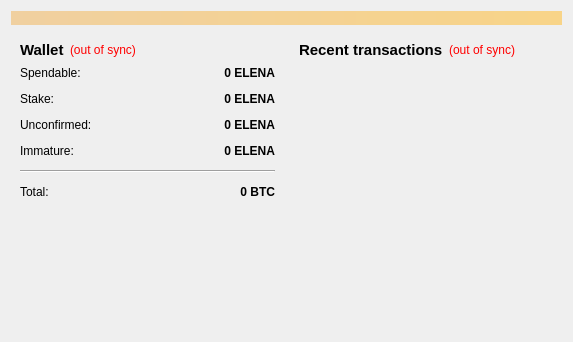
<?xml version="1.0" encoding="UTF-8"?>
<ui version="4.0">
 <class>OverviewPage</class>
 <widget class="QWidget" name="OverviewPage">
  <property name="geometry">
   <rect>
    <x>0</x>
    <y>0</y>
    <width>573</width>
    <height>342</height>
   </rect>
  </property>
  <property name="windowTitle">
   <string>Form</string>
  </property>
  <layout class="QVBoxLayout" name="topLayout">
   <item>
    <widget class="QLabel" name="labelAlerts">
     <property name="visible">
      <bool>false</bool>
     </property>
     <property name="styleSheet">
      <string notr="true">background-color: qlineargradient(x1: 0, y1: 0, x2: 1, y2: 0, stop:0 #F0D0A0, stop:1 #F8D488);  color:#000000
</string>
     </property>
     <property name="wordWrap">
      <bool>true</bool>
     </property>
     <property name="margin">
      <number>3</number>
     </property>
    </widget>
   </item>
   <item>
    <layout class="QHBoxLayout" name="horizontalLayout" stretch="1,1">
     <item>
      <layout class="QVBoxLayout" name="verticalLayout_2">
       <item>
        <widget class="QWidget" name="widget" native="true">
         <layout class="QVBoxLayout" name="verticalLayout_4">
          <item>
           <layout class="QHBoxLayout" name="horizontalLayout_4">
            <item>
             <widget class="QLabel" name="label_5">
              <property name="font">
               <font>
                <pointsize>11</pointsize>
                <weight>75</weight>
                <bold>true</bold>
               </font>
              </property>
              <property name="text">
               <string>Wallet</string>
              </property>
             </widget>
            </item>
            <item>
             <widget class="QLabel" name="labelWalletStatus">
              <property name="toolTip">
               <string>The displayed information may be out of date. Your wallet automatically synchronizes with the ElenaCoin network after a connection is established, but this process has not completed yet.</string>
              </property>
              <property name="styleSheet">
               <string notr="true">QLabel { color: red; }</string>
              </property>
              <property name="text">
               <string notr="true">(out of sync)</string>
              </property>
              <property name="alignment">
               <set>Qt::AlignLeading|Qt::AlignLeft|Qt::AlignVCenter</set>
              </property>
             </widget>
            </item>
            <item>
             <spacer name="horizontalSpacer_2">
              <property name="orientation">
               <enum>Qt::Horizontal</enum>
              </property>
              <property name="sizeHint" stdset="0">
               <size>
                <width>40</width>
                <height>20</height>
               </size>
              </property>
             </spacer>
            </item>
           </layout>
          </item>
          <item>
           <layout class="QFormLayout" name="formLayout_2">
            <property name="fieldGrowthPolicy">
             <enum>QFormLayout::AllNonFixedFieldsGrow</enum>
            </property>
            <property name="horizontalSpacing">
             <number>12</number>
            </property>
            <property name="verticalSpacing">
             <number>12</number>
            </property>
            <item row="0" column="0">
             <widget class="QLabel" name="label">
              <property name="text">
               <string>Spendable:</string>
              </property>
             </widget>
            </item>
            <item row="0" column="1">
             <widget class="QLabel" name="labelBalance">
              <property name="font">
               <font>
                <weight>75</weight>
                <bold>true</bold>
               </font>
              </property>
              <property name="cursor">
               <cursorShape>IBeamCursor</cursorShape>
              </property>
              <property name="toolTip">
               <string>Your current spendable balance</string>
              </property>
              <property name="text">
               <string notr="true">0 ELENA</string>
              </property>
              <property name="alignment">
               <set>Qt::AlignRight|Qt::AlignTrailing|Qt::AlignVCenter</set>
              </property>
              <property name="textInteractionFlags">
               <set>Qt::LinksAccessibleByMouse|Qt::TextSelectableByKeyboard|Qt::TextSelectableByMouse</set>
              </property>
             </widget>
            </item>
            <item row="1" column="0">
             <widget class="QLabel" name="label_6">
              <property name="text">
               <string>Stake:</string>
              </property>
             </widget>
            </item>
            <item row="1" column="1">
             <widget class="QLabel" name="labelStake">
              <property name="font">
               <font>
                <weight>75</weight>
                <bold>true</bold>
               </font>
              </property>
              <property name="cursor">
               <cursorShape>IBeamCursor</cursorShape>
              </property>
              <property name="toolTip">
               <string>Total of coins that was staked, and do not yet count toward the current balance</string>
              </property>
              <property name="text">
               <string notr="true">0 ELENA</string>
              </property>
              <property name="alignment">
               <set>Qt::AlignRight|Qt::AlignTrailing|Qt::AlignVCenter</set>
              </property>
              <property name="textInteractionFlags">
               <set>Qt::LinksAccessibleByMouse|Qt::TextSelectableByKeyboard|Qt::TextSelectableByMouse</set>
              </property>
             </widget>
            </item>
            <item row="2" column="0">
             <widget class="QLabel" name="label_3">
              <property name="text">
               <string>Unconfirmed:</string>
              </property>
             </widget>
            </item>
            <item row="2" column="1">
             <widget class="QLabel" name="labelUnconfirmed">
              <property name="font">
               <font>
                <weight>75</weight>
                <bold>true</bold>
               </font>
              </property>
              <property name="cursor">
               <cursorShape>IBeamCursor</cursorShape>
              </property>
              <property name="toolTip">
               <string>Total of transactions that have yet to be confirmed, and do not yet count toward the current balance</string>
              </property>
              <property name="text">
               <string notr="true">0 ELENA</string>
              </property>
              <property name="alignment">
               <set>Qt::AlignRight|Qt::AlignTrailing|Qt::AlignVCenter</set>
              </property>
              <property name="textInteractionFlags">
               <set>Qt::LinksAccessibleByMouse|Qt::TextSelectableByKeyboard|Qt::TextSelectableByMouse</set>
              </property>
             </widget>
            </item>
            <item row="3" column="0">
             <widget class="QLabel" name="labelImmatureText">
              <property name="text">
               <string>Immature:</string>
              </property>
             </widget>
            </item>
            <item row="3" column="1">
             <widget class="QLabel" name="labelImmature">
              <property name="font">
               <font>
                <weight>75</weight>
                <bold>true</bold>
               </font>
              </property>
              <property name="toolTip">
               <string>Mined balance that has not yet matured</string>
              </property>
              <property name="text">
               <string notr="true">0 ELENA</string>
              </property>
              <property name="alignment">
               <set>Qt::AlignRight|Qt::AlignTrailing|Qt::AlignVCenter</set>
              </property>
              <property name="textInteractionFlags">
               <set>Qt::LinksAccessibleByMouse|Qt::TextSelectableByKeyboard|Qt::TextSelectableByMouse</set>
              </property>
             </widget>
            </item>
            <item row="4" column="0" colspan="2">
             <widget class="Line" name="line">
              <property name="orientation">
               <enum>Qt::Horizontal</enum>
              </property>
             </widget>
            </item>
            <item row="5" column="0">
             <widget class="QLabel" name="labelTotalText">
              <property name="text">
               <string>Total:</string>
              </property>
             </widget>
            </item>
            <item row="5" column="1">
             <widget class="QLabel" name="labelTotal">
              <property name="font">
               <font>
                <weight>75</weight>
                <bold>true</bold>
               </font>
              </property>
              <property name="cursor">
               <cursorShape>IBeamCursor</cursorShape>
              </property>
              <property name="toolTip">
               <string>Your current total balance</string>
              </property>
              <property name="text">
               <string notr="true">0 BTC</string>
              </property>
              <property name="alignment">
               <set>Qt::AlignRight|Qt::AlignTrailing|Qt::AlignVCenter</set>
              </property>
              <property name="textInteractionFlags">
               <set>Qt::LinksAccessibleByMouse|Qt::TextSelectableByKeyboard|Qt::TextSelectableByMouse</set>
              </property>
             </widget>
            </item>
           </layout>
          </item>
         </layout>
        </widget>
       </item>
       <item>
        <spacer name="verticalSpacer">
         <property name="orientation">
          <enum>Qt::Vertical</enum>
         </property>
         <property name="sizeHint" stdset="0">
          <size>
           <width>20</width>
           <height>40</height>
          </size>
         </property>
        </spacer>
       </item>
      </layout>
     </item>
     <item>
      <layout class="QVBoxLayout" name="verticalLayout_3">
       <item>
        <widget class="QWidget" name="widget_2" native="true">
         <layout class="QVBoxLayout" name="verticalLayout">
          <item>
           <layout class="QHBoxLayout" name="horizontalLayout_2">
            <item>
             <widget class="QLabel" name="label_4">
              <property name="font">
               <font>
                <pointsize>11</pointsize>
                <weight>75</weight>
                <bold>true</bold>
               </font>
              </property>
              <property name="text">
               <string>&lt;b&gt;Recent transactions&lt;/b&gt;</string>
              </property>
             </widget>
            </item>
            <item>
             <widget class="QLabel" name="labelTransactionsStatus">
              <property name="toolTip">
               <string>The displayed information may be out of date. Your wallet automatically synchronizes with the ElenaCoin network after a connection is established, but this process has not completed yet.</string>
              </property>
              <property name="styleSheet">
               <string notr="true">QLabel { color: red; }</string>
              </property>
              <property name="text">
               <string notr="true">(out of sync)</string>
              </property>
              <property name="alignment">
               <set>Qt::AlignRight|Qt::AlignTrailing|Qt::AlignVCenter</set>
              </property>
             </widget>
            </item>
            <item>
             <spacer name="horizontalSpacer">
              <property name="orientation">
               <enum>Qt::Horizontal</enum>
              </property>
              <property name="sizeHint" stdset="0">
               <size>
                <width>40</width>
                <height>20</height>
               </size>
              </property>
             </spacer>
            </item>
           </layout>
          </item>
          <item>
           <widget class="QListView" name="listTransactions">
            <property name="styleSheet">
             <string notr="true">QListView { background: transparent; }</string>
            </property>
            <property name="frameShape">
             <enum>QFrame::NoFrame</enum>
            </property>
            <property name="verticalScrollBarPolicy">
             <enum>Qt::ScrollBarAlwaysOff</enum>
            </property>
            <property name="horizontalScrollBarPolicy">
             <enum>Qt::ScrollBarAlwaysOff</enum>
            </property>
            <property name="selectionMode">
             <enum>QAbstractItemView::NoSelection</enum>
            </property>
           </widget>
          </item>
         </layout>
        </widget>
       </item>
      </layout>
     </item>
    </layout>
   </item>
  </layout>
 </widget>
 <resources/>
 <connections/>
</ui>
